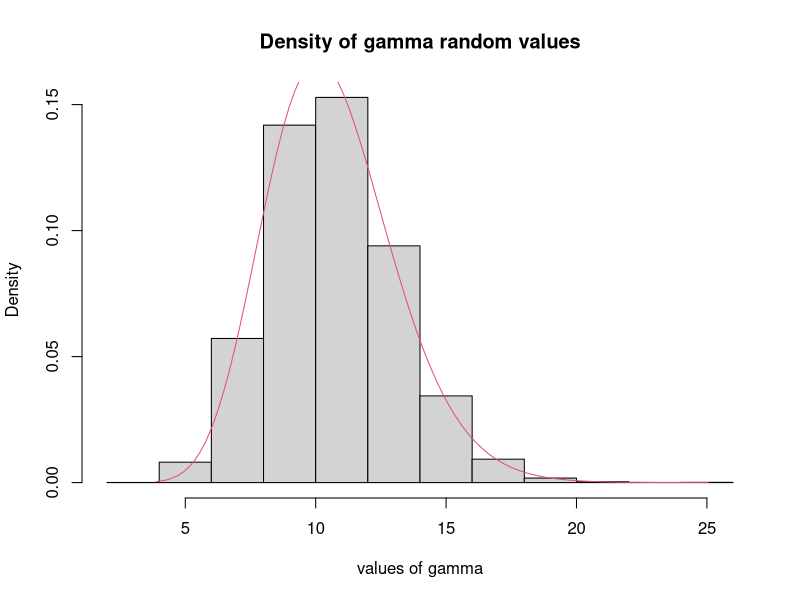

Source code (R):
## ---- chunk 1
gamma.est <- function(value_x){
  value_mean <- mean(value_x)
  value_var <- var(value_x)
  shape <- value_mean^2/value_var
  scale <- value_var/value_mean
  return(c(shape, scale))
}
## ---- chunk 2
library(MASS)
data(cats)
cats_para <- gamma.est(cats$Hwt)
cat("Estimate of a: ", cats_para[1], "\n")
cat("Estimate of s: ", cats_para[2], "\n")
# The results are same as the one in Lab 3.
## ---- chunk 3
a <- 19
s <- 0.56
data_gamma <- rgamma(n=1e+4, shape=a, scale=s)
# Theoretical values of mean and variance:
cat("Mean=as: ", a*s, "\n")
cat("Variance=as^2: ", a*s^2, "\n")
# Sample values of mean and variance:
cat("Mean: ", mean(data_gamma), "\n")
cat("Variance: ", var(data_gamma), "\n")
## ---- chunk 4
hist(data_gamma, main="Density of gamma random values", xlab="values of gamma", 
     probability=T)
curve(dgamma(x,shape=a,scale=s), 
      from=min(data_gamma), to=max(data_gamma), add=T, col=2)
## ---- chunk 5
result <- gamma.est(data_gamma)
cat("Estimated of shape: ", result[1], ", and true value is: ", a, ". 
    The difference between them is: ", abs(result[1]-a), "\n")
cat("Estimated of scale: ", result[2], ", and true value is: ", s, ". 
    The difference between them is: ", abs(result[2]-s), "\n")
# According the result, the differences between these two groups of value are little.
## ---- chunk 6
gamma.est.sim <- function(a, s, n, B){
  est_a <- c()
  est_s <- c()
  for(i in 1:B){
    value_gamma <- rgamma(n, a, s)
    est_para <- gamma.est(value_gamma)
    est_a <- c(est_a, est_para[1])
    est_s <- c(est_s, est_para[2])
  }
  est_result <- rbind(est_a, est_s)
  dimnames(est_result) <- list(rownames=c("shape","scale"))
  return(est_result)
}

gamma.est.se <- function(a, s, n, B){
  est_result <- gamma.est.sim(a, s, n, B)
  sd_a <- sd(est_result[1,])
  sd_s <- sd(est_result[2,])
  return (c(sd_a, sd_s))
}

# Generate 1000 random value following gamma distribution, and get the estimate of a and s.
# Cycle 100 times, calculate the standard error of the estimates of the gamma parameters.
gamma.est.se(a, s, 1e+3, 100)
## ---- chunk 7
shapes <- rep(c(2,3), 5)
scales <- rep(c(1,11), 5)
rbind(shapes, scales)
## ---- chunk 8
shapes <- rep(c(2,3), 5)
scales <- rep(c(8,13), 5)
rbind(shapes[1:7], scales[1:7]) # There was an error here origninally
## ---- chunk 9
gamma.est.sim <- function(a, s, n, B){
  est_a <- c()
  est_s <- c()
  shapes <- rep(c(a, a+1), B)
  scales <- rep(c(s, s+n), B)
  value_para <- rbind(shapes, scales)
  for(i in 1:B){
    value_gamma <- rgamma(n, value_para[1,i], value_para[2,i])
    est_para <- gamma.est(value_gamma)
    est_a <- c(est_a, est_para[1])
    est_s <- c(est_s, est_para[2])
  }
  est_result <- rbind(est_a, est_s)
  rownames(est_result) <- c("shape","scale")
  return(est_result)
}
## ---- chunk 10
test_array_1 <- gamma.est.sim(2, 1, 10, 10)
cat("Test 1-Standard deviation of a: ", sd(test_array_1[1,]), "\n")
cat("Test 1-Standard deviation of s: ", sd(test_array_1[2,]), "\n")
test_array_2 <- gamma.est.sim(2, 8, 5, 7)
cat("Test 2-Standard deviation of a: ", sd(test_array_2[1,]), "\n")
cat("Test 2-Standard deviation of s: ", sd(test_array_2[2,]), "\n")
## ---- chunk 11
gamma.est.se(2, 1, 10, 10)
gamma.est.se(2, 1, 10, 10)
# Because the function gamma.est.se has the process of gamma.est.sim, 
# it will re-create random values following gamma distribution. 
# Thus, The result of function gamma.est.se is very close to the result of 
# the standard deviations last question, 
# but due to the randomness of the number of generations, it is not exactly equal.
## ---- chunk 12
gamma.est.sim <- function(a, s, n, B){
  est_a <- c()
  est_s <- c()
  for(i in 1:B){
    value_gamma <- rgamma(n, a, s)
    est_para <- gamma.est(value_gamma)
    est_a <- c(est_a, est_para[1])
    est_s <- c(est_s, est_para[2])
  }
  est_result <- rbind(est_a, est_s)
  dimnames(est_result) <- list(rownames=c("shape","scale"))
  return(est_result)
}
## ---- chunk 13
test_3 <- gamma.est.se(2, 1, 10, 1e5)
cat("The result (", test_3[1], ", ", test_3[2], ") is approximately (1.6, 0.54)\n")
# During the 1e5 cycling, each time we create new group of values following the
# same gamma distribution, due to the randomness of the number of generations,
# it is not exactly equal, but the difference is little.
